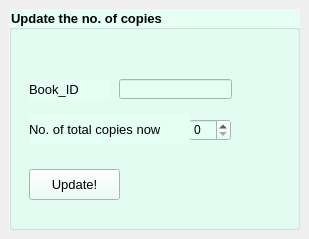
      <widget class="QWidget" name="update_copies_screen">
       <widget class="QGroupBox" name="groupBox_7">
        <property name="geometry">
         <rect>
          <x>9</x>
          <y>9</y>
          <width>291</width>
          <height>221</height>
         </rect>
        </property>
        <property name="font">
         <font>
          <pointsize>10</pointsize>
          <weight>75</weight>
          <bold>true</bold>
         </font>
        </property>
        <property name="styleSheet">
         <string notr="true">background-color: rgb(230, 255, 245);</string>
        </property>
        <property name="title">
         <string>Update the no. of copies</string>
        </property>
        <widget class="QLabel" name="label_45">
         <property name="geometry">
          <rect>
           <x>20</x>
           <y>70</y>
           <width>81</width>
           <height>21</height>
          </rect>
         </property>
         <property name="font">
          <font>
           <pointsize>10</pointsize>
           <weight>50</weight>
           <bold>false</bold>
          </font>
         </property>
         <property name="text">
          <string>Book_ID</string>
         </property>
        </widget>
        <widget class="QLineEdit" name="new_book_id">
         <property name="geometry">
          <rect>
           <x>110</x>
           <y>70</y>
           <width>113</width>
           <height>20</height>
          </rect>
         </property>
        </widget>
        <widget class="QSpinBox" name="new_book_copies">
         <property name="geometry">
          <rect>
           <x>180</x>
           <y>110</y>
           <width>42</width>
           <height>22</height>
          </rect>
         </property>
        </widget>
        <widget class="QLabel" name="label_49">
         <property name="geometry">
          <rect>
           <x>20</x>
           <y>105</y>
           <width>161</width>
           <height>31</height>
          </rect>
         </property>
         <property name="font">
          <font>
           <pointsize>10</pointsize>
           <weight>50</weight>
           <bold>false</bold>
          </font>
         </property>
         <property name="text">
          <string>No. of total copies now</string>
         </property>
        </widget>
        <widget class="QPushButton" name="update_copies_btn">
         <property name="geometry">
          <rect>
           <x>20</x>
           <y>160</y>
           <width>91</width>
           <height>31</height>
          </rect>
         </property>
         <property name="palette">
          <palette>
           <active>
            <colorrole role="WindowText">
             <brush brushstyle="SolidPattern">
              <color alpha="255">
               <red>0</red>
               <green>0</green>
               <blue>0</blue>
              </color>
             </brush>
            </colorrole>
            <colorrole role="Button">
             <brush brushstyle="SolidPattern">
              <color alpha="255">
               <red>230</red>
               <green>255</green>
               <blue>245</blue>
              </color>
             </brush>
            </colorrole>
            <colorrole role="Light">
             <brush brushstyle="SolidPattern">
              <color alpha="255">
               <red>255</red>
               <green>255</green>
               <blue>255</blue>
              </color>
             </brush>
            </colorrole>
            <colorrole role="Midlight">
             <brush brushstyle="SolidPattern">
              <color alpha="255">
               <red>255</red>
               <green>255</green>
               <blue>255</blue>
              </color>
             </brush>
            </colorrole>
            <colorrole role="Dark">
             <brush brushstyle="SolidPattern">
              <color alpha="255">
               <red>127</red>
               <green>127</green>
               <blue>127</blue>
              </color>
             </brush>
            </colorrole>
            <colorrole role="Mid">
             <brush brushstyle="SolidPattern">
              <color alpha="255">
               <red>170</red>
               <green>170</green>
               <blue>170</blue>
              </color>
             </brush>
            </colorrole>
            <colorrole role="Text">
             <brush brushstyle="SolidPattern">
              <color alpha="255">
               <red>0</red>
               <green>0</green>
               <blue>0</blue>
              </color>
             </brush>
            </colorrole>
            <colorrole role="BrightText">
             <brush brushstyle="SolidPattern">
              <color alpha="255">
               <red>255</red>
               <green>255</green>
               <blue>255</blue>
              </color>
             </brush>
            </colorrole>
            <colorrole role="ButtonText">
             <brush brushstyle="SolidPattern">
              <color alpha="255">
               <red>0</red>
               <green>0</green>
               <blue>0</blue>
              </color>
             </brush>
            </colorrole>
            <colorrole role="Base">
             <brush brushstyle="SolidPattern">
              <color alpha="255">
               <red>230</red>
               <green>255</green>
               <blue>245</blue>
              </color>
             </brush>
            </colorrole>
            <colorrole role="Window">
             <brush brushstyle="SolidPattern">
              <color alpha="255">
               <red>230</red>
               <green>255</green>
               <blue>245</blue>
              </color>
             </brush>
            </colorrole>
            <colorrole role="Shadow">
             <brush brushstyle="SolidPattern">
              <color alpha="255">
               <red>0</red>
               <green>0</green>
               <blue>0</blue>
              </color>
             </brush>
            </colorrole>
            <colorrole role="AlternateBase">
             <brush brushstyle="SolidPattern">
              <color alpha="255">
               <red>255</red>
               <green>255</green>
               <blue>255</blue>
              </color>
             </brush>
            </colorrole>
            <colorrole role="ToolTipBase">
             <brush brushstyle="SolidPattern">
              <color alpha="255">
               <red>255</red>
               <green>255</green>
               <blue>220</blue>
              </color>
             </brush>
            </colorrole>
            <colorrole role="ToolTipText">
             <brush brushstyle="SolidPattern">
              <color alpha="255">
               <red>0</red>
               <green>0</green>
               <blue>0</blue>
              </color>
             </brush>
            </colorrole>
           </active>
           <inactive>
            <colorrole role="WindowText">
             <brush brushstyle="SolidPattern">
              <color alpha="255">
               <red>0</red>
               <green>0</green>
               <blue>0</blue>
              </color>
             </brush>
            </colorrole>
            <colorrole role="Button">
             <brush brushstyle="SolidPattern">
              <color alpha="255">
               <red>230</red>
               <green>255</green>
               <blue>245</blue>
              </color>
             </brush>
            </colorrole>
            <colorrole role="Light">
             <brush brushstyle="SolidPattern">
              <color alpha="255">
               <red>255</red>
               <green>255</green>
               <blue>255</blue>
              </color>
             </brush>
            </colorrole>
            <colorrole role="Midlight">
             <brush brushstyle="SolidPattern">
              <color alpha="255">
               <red>255</red>
               <green>255</green>
               <blue>255</blue>
              </color>
             </brush>
            </colorrole>
            <colorrole role="Dark">
             <brush brushstyle="SolidPattern">
              <color alpha="255">
               <red>127</red>
               <green>127</green>
               <blue>127</blue>
              </color>
             </brush>
            </colorrole>
            <colorrole role="Mid">
             <brush brushstyle="SolidPattern">
              <color alpha="255">
               <red>170</red>
               <green>170</green>
               <blue>170</blue>
              </color>
             </brush>
            </colorrole>
            <colorrole role="Text">
             <brush brushstyle="SolidPattern">
              <color alpha="255">
               <red>0</red>
               <green>0</green>
               <blue>0</blue>
              </color>
             </brush>
            </colorrole>
            <colorrole role="BrightText">
             <brush brushstyle="SolidPattern">
              <color alpha="255">
               <red>255</red>
               <green>255</green>
               <blue>255</blue>
              </color>
             </brush>
            </colorrole>
            <colorrole role="ButtonText">
             <brush brushstyle="SolidPattern">
              <color alpha="255">
               <red>0</red>
               <green>0</green>
               <blue>0</blue>
              </color>
             </brush>
            </colorrole>
            <colorrole role="Base">
             <brush brushstyle="SolidPattern">
              <color alpha="255">
               <red>230</red>
               <green>255</green>
               <blue>245</blue>
              </color>
             </brush>
            </colorrole>
            <colorrole role="Window">
             <brush brushstyle="SolidPattern">
              <color alpha="255">
               <red>230</red>
               <green>255</green>
               <blue>245</blue>
              </color>
             </brush>
            </colorrole>
            <colorrole role="Shadow">
             <brush brushstyle="SolidPattern">
              <color alpha="255">
               <red>0</red>
               <green>0</green>
               <blue>0</blue>
              </color>
             </brush>
            </colorrole>
            <colorrole role="AlternateBase">
             <brush brushstyle="SolidPattern">
              <color alpha="255">
               <red>255</red>
               <green>255</green>
               <blue>255</blue>
              </color>
             </brush>
            </colorrole>
            <colorrole role="ToolTipBase">
             <brush brushstyle="SolidPattern">
              <color alpha="255">
               <red>255</red>
               <green>255</green>
               <blue>220</blue>
              </color>
             </brush>
            </colorrole>
            <colorrole role="ToolTipText">
             <brush brushstyle="SolidPattern">
              <color alpha="255">
               <red>0</red>
               <green>0</green>
               <blue>0</blue>
              </color>
             </brush>
            </colorrole>
           </inactive>
           <disabled>
            <colorrole role="WindowText">
             <brush brushstyle="SolidPattern">
              <color alpha="255">
               <red>127</red>
               <green>127</green>
               <blue>127</blue>
              </color>
             </brush>
            </colorrole>
            <colorrole role="Button">
             <brush brushstyle="SolidPattern">
              <color alpha="255">
               <red>230</red>
               <green>255</green>
               <blue>245</blue>
              </color>
             </brush>
            </colorrole>
            <colorrole role="Light">
             <brush brushstyle="SolidPattern">
              <color alpha="255">
               <red>255</red>
               <green>255</green>
               <blue>255</blue>
              </color>
             </brush>
            </colorrole>
            <colorrole role="Midlight">
             <brush brushstyle="SolidPattern">
              <color alpha="255">
               <red>255</red>
               <green>255</green>
               <blue>255</blue>
              </color>
             </brush>
            </colorrole>
            <colorrole role="Dark">
             <brush brushstyle="SolidPattern">
              <color alpha="255">
               <red>127</red>
               <green>127</green>
               <blue>127</blue>
              </color>
             </brush>
            </colorrole>
            <colorrole role="Mid">
             <brush brushstyle="SolidPattern">
              <color alpha="255">
               <red>170</red>
               <green>170</green>
               <blue>170</blue>
              </color>
             </brush>
            </colorrole>
            <colorrole role="Text">
             <brush brushstyle="SolidPattern">
              <color alpha="255">
               <red>127</red>
               <green>127</green>
               <blue>127</blue>
              </color>
             </brush>
            </colorrole>
            <colorrole role="BrightText">
             <brush brushstyle="SolidPattern">
              <color alpha="255">
               <red>255</red>
               <green>255</green>
               <blue>255</blue>
              </color>
             </brush>
            </colorrole>
            <colorrole role="ButtonText">
             <brush brushstyle="SolidPattern">
              <color alpha="255">
               <red>127</red>
               <green>127</green>
               <blue>127</blue>
              </color>
             </brush>
            </colorrole>
            <colorrole role="Base">
             <brush brushstyle="SolidPattern">
              <color alpha="255">
               <red>230</red>
               <green>255</green>
               <blue>245</blue>
              </color>
             </brush>
            </colorrole>
            <colorrole role="Window">
             <brush brushstyle="SolidPattern">
              <color alpha="255">
               <red>230</red>
               <green>255</green>
               <blue>245</blue>
              </color>
             </brush>
            </colorrole>
            <colorrole role="Shadow">
             <brush brushstyle="SolidPattern">
              <color alpha="255">
               <red>0</red>
               <green>0</green>
               <blue>0</blue>
              </color>
             </brush>
            </colorrole>
            <colorrole role="AlternateBase">
             <brush brushstyle="SolidPattern">
              <color alpha="255">
               <red>255</red>
               <green>255</green>
               <blue>255</blue>
              </color>
             </brush>
            </colorrole>
            <colorrole role="ToolTipBase">
             <brush brushstyle="SolidPattern">
              <color alpha="255">
               <red>255</red>
               <green>255</green>
               <blue>220</blue>
              </color>
             </brush>
            </colorrole>
            <colorrole role="ToolTipText">
             <brush brushstyle="SolidPattern">
              <color alpha="255">
               <red>0</red>
               <green>0</green>
               <blue>0</blue>
              </color>
             </brush>
            </colorrole>
           </disabled>
          </palette>
         </property>
         <property name="font">
          <font>
           <pointsize>10</pointsize>
           <weight>50</weight>
           <bold>false</bold>
          </font>
         </property>
         <property name="styleSheet">
          <string notr="true"/>
         </property>
         <property name="text">
          <string>Update!</string>
         </property>
        </widget>
       </widget>
      </widget>
